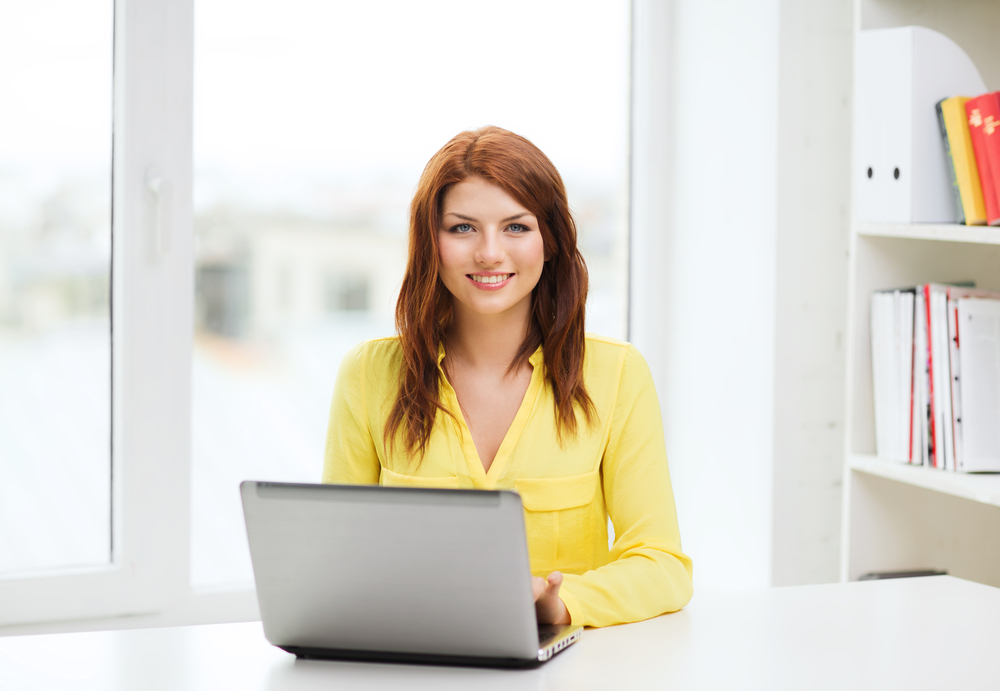
#> input picture 1.jpg, 1000 x 691 px, given in place of the camera
$ python Blink_Eye_Detect.py
#> lines starting #> are read from the running program, lines starting #| are printed output that depends on the picture; after the words box and inside, x2 and y2 are one past the last pixel; in counts of white or black regions, pixels touching at a corner belong together
import cv2
import os
import playsound
#Initializing the face and eye cascade classifiers from xml files
face_cascade = cv2.CascadeClassifier('Input/haarcascade_frontalface_default.xml')
eye_cascade = cv2.CascadeClassifier('Input/haarcascade_eye_tree_eyeglasses.xml')


#Variable store execution state
first_read = True

#Starting the video capture

cap = cv2.VideoCapture(0)
# cap = cv2.VideoCapture('Detect_Eyes2.mp4')
ret,img = cap.read()
#> img is the input picture: shape (691, 1000, 3); mean B, G, R 207.5, 217.9, 222.7

while(ret):
    ret,img = cap.read()
    #Coverting the recorded image to grayscale
    gray = cv2.cvtColor(img,cv2.COLOR_BGR2GRAY)
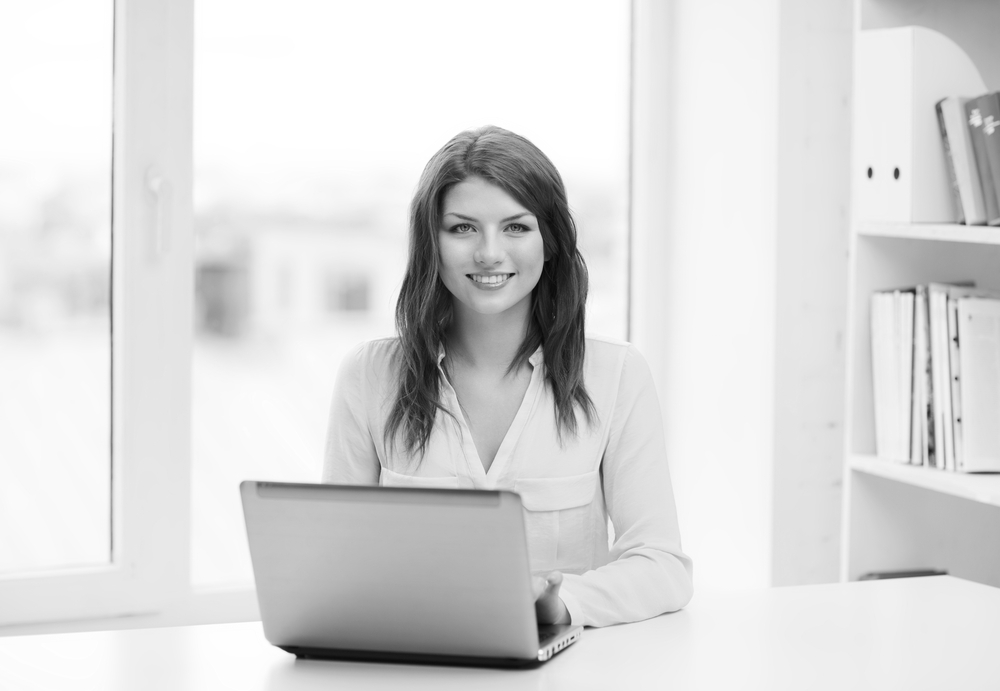
#> gray: shape (691, 1000); min 4, max 255, mean 218.1
    #Applying filter to remove impurities
    gray = cv2.bilateralFilter(gray,5,1,1)

    #Detecting the face for region of image to be fed to eye classifier
    faces = face_cascade.detectMultiScale(gray, 1.3, 5)
#> faces = [[424, 180, 131, 131]]
    if(len(faces)>0):
        for (x,y,w,h) in faces:
            img = cv2.rectangle(img,(x,y),(x+w,y+h),(0,255,0),2)

            #roi_face is face which is input to eye classifier
            roi_face = gray[y:y+h,x:x+w]
            roi_face_clr = img[y:y+h,x:x+w]
            eyes = eye_cascade.detectMultiScale(roi_face,1.287,4)   # 1.293,4
            print(eyes)
            #Examining the length of eyes object for eyes
            if(len(eyes)>=2):
                #Check if program is running for detection
                if(first_read):
                    cv2.putText(img, "Eyes Open", (70,70), cv2.FONT_HERSHEY_COMPLEX,1,(255,0,0),2)
            else:
                if(first_read):
                    cv2.putText(img, "Eyes Closed", (70,70), cv2.FONT_HERSHEY_COMPLEX, 1,(0,0,255),2)
#> this loop made 1 pass
#> (x, y, w, h, eyes) on pass 1: (424, 180, 131, 131, [[26, 36, 24, 24], [79, 36, 25, 25]])
#| [[26 36 24 24]
#|  [79 36 25 25]]
#> pass 1, `img = cv2.rectangle(img,(x,y),(x+w,y+h),(0,255,0),2)`:
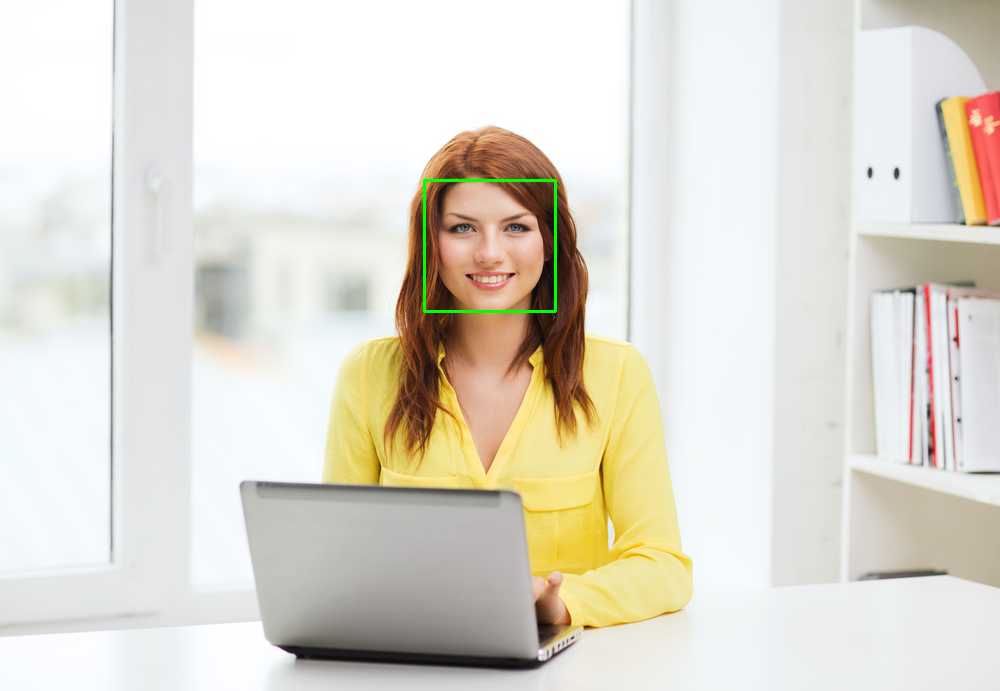
#> img: shape (691, 1000, 3); 0.23% of pixels changed, all inside (x1, y1, x2, y2) = (423, 179, 557, 313)
#> pass 1, `roi_face = gray[y:y+h,x:x+w]`:
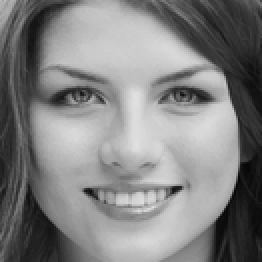
#> roi_face: shape (131, 131) (shown 2 times larger); min 4, max 225, mean 129.5
#> pass 1, `roi_face_clr = img[y:y+h,x:x+w]`:
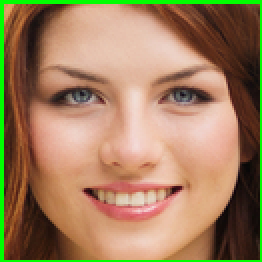
#> roi_face_clr: shape (131, 131, 3) (shown 2 times larger); mean B, G, R 93.8, 127.3, 159.2
#> after the loop:
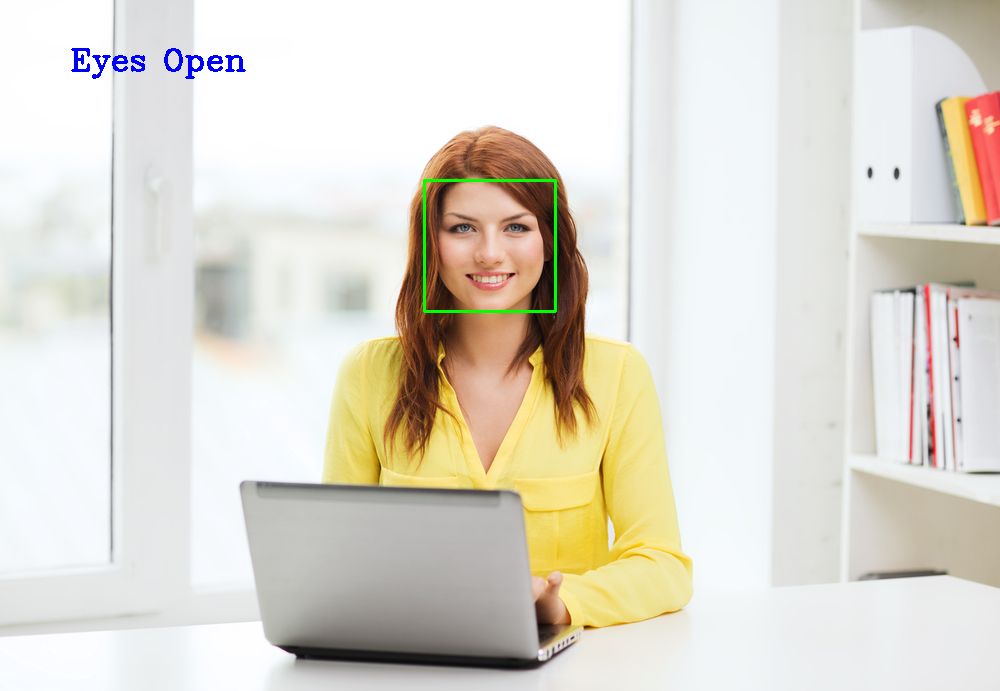
#> img: shape (691, 1000, 3); 0.22% of pixels changed, all inside (x1, y1, x2, y2) = (71, 48, 246, 79)
                    # playsound.playsound("Input/sound/warning-sound-6686.mp3")
    else:
        cv2.putText(img,"No face detected",(100,100),cv2.FONT_HERSHEY_COMPLEX, 1, (0,255,0),2)

    #Controlling the algorithm with keys
    cv2.imshow('img',img)
    a = cv2.waitKey(20)
#> (key Esc is pressed here)
    if(a>0):
        break

cap.release()
cv2.destroyAllWindows()
cv2.waitKey(100)
os.system("python home.py")
